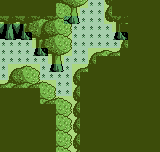

A 2D game scene composited from a Tiled map and its tileset images. What follows is a short description and the map's XML, with every tile layer's data as written:
An orthogonal 20x19 tile map with 8x8 px tiles, 2 tile layers (Tilemap, Priority), 2 hidden layers not drawn, 2 tilesets.

<map version="1.4" tiledversion="1.4.1" orientation="orthogonal" renderorder="right-down" width="20" height="19" tilewidth="8" tileheight="8" infinite="0" nextlayerid="9" nextobjectid="1">
 <tileset firstgid="1" source="Tiledata.tsx" />
 <tileset firstgid="385" source="System.tsx" />
 <layer id="5" name="Tilemap" width="20" height="19">
  <data encoding="csv">
0,0,0,0,0,0,0,168,169,149,150,240,240,170,0,0,0,0,0,0,
0,0,0,0,0,0,0,154,165,144,240,240,240,151,0,0,0,0,0,0,
148,147,148,147,171,174,171,172,167,140,240,240,240,145,146,147,0,0,0,0,
143,142,143,153,152,153,152,154,155,240,240,240,240,240,141,0,0,0,0,0,
139,138,139,164,148,147,171,172,173,240,240,240,240,240,137,164,0,0,0,0,
240,240,240,240,141,153,152,154,155,240,240,240,240,240,240,151,0,0,0,0,
240,240,240,240,137,164,148,149,150,240,240,156,157,158,157,0,0,0,0,0,
240,240,240,240,240,240,141,144,240,240,240,151,0,0,0,0,0,0,0,0,
240,156,157,159,160,240,137,140,240,156,157,0,0,0,0,0,0,0,0,0,
240,151,152,154,155,240,240,240,240,151,0,0,0,0,0,0,0,0,0,0,
157,174,171,175,176,159,160,240,240,170,0,0,0,0,0,0,0,0,0,0,
0,0,0,0,0,154,155,240,240,151,0,0,0,0,0,0,0,0,0,0,
0,0,0,0,0,175,176,159,160,170,0,0,0,0,0,0,0,0,0,0,
0,0,0,0,0,0,0,154,155,151,0,0,0,0,0,0,0,0,0,0,
0,0,0,0,0,0,0,172,173,170,0,0,0,0,0,0,0,0,0,0,
0,0,0,0,0,0,0,154,155,151,0,0,0,0,0,0,0,0,0,0,
0,0,0,0,0,0,0,172,173,170,0,0,0,0,0,0,0,0,0,0,
0,0,0,0,0,0,0,154,155,151,0,0,0,0,0,0,0,0,0,0,
0,0,0,0,0,0,0,172,173,170,0,0,0,0,0,0,0,0,0,0
</data>
 </layer>
 <layer id="6" name="Collision" width="20" height="19" visible="0" opacity="0.33">
  <data encoding="csv">
385,385,385,385,385,385,385,385,385,385,0,0,0,0,385,385,385,385,385,385,
385,385,385,385,385,385,385,385,385,385,0,0,0,0,385,385,385,385,385,385,
385,385,385,385,385,385,385,385,385,385,0,0,0,0,385,385,385,385,385,385,
385,385,385,385,385,385,385,385,0,0,0,0,0,0,385,385,385,385,385,385,
385,385,385,385,385,385,385,385,0,0,0,0,0,0,385,385,385,385,385,385,
0,0,0,0,385,385,385,385,0,0,0,0,0,0,0,0,385,385,385,385,
0,0,0,0,385,385,385,385,0,0,0,0,0,0,0,0,385,385,385,385,
0,0,0,0,0,0,385,385,0,0,0,0,0,0,0,0,385,385,385,385,
0,0,0,0,0,0,385,385,0,0,0,0,0,0,0,0,385,385,385,385,
0,0,0,0,0,0,0,0,0,0,0,0,385,385,385,385,385,385,385,385,
0,0,0,0,0,0,0,0,0,0,0,0,385,385,385,385,385,385,385,385,
0,0,385,385,0,0,0,0,0,0,385,385,385,385,385,385,385,385,385,385,
0,0,385,385,0,0,0,0,0,0,385,385,385,385,385,385,385,385,385,385,
385,385,385,385,385,385,0,0,0,0,385,385,385,385,385,385,385,385,385,385,
385,385,385,385,385,385,0,0,0,0,385,385,385,385,385,385,385,385,385,385,
385,385,385,385,385,385,385,385,0,0,385,385,385,385,385,385,385,385,385,385,
385,385,385,385,385,385,385,385,0,0,385,385,385,385,385,385,385,385,385,385,
385,385,385,385,385,385,385,385,0,0,385,385,385,385,385,385,385,385,385,385,
385,385,385,385,385,385,385,385,0,0,385,385,385,385,385,385,385,385,385,385
</data>
 </layer>
 <layer id="8" name="Priority" width="20" height="19" opacity="0.33">
  <data encoding="csv">
387,387,387,387,387,387,387,387,387,387,387,0,0,387,387,387,387,387,387,387,
387,387,387,387,387,387,387,387,387,387,0,0,0,387,387,387,387,387,387,387,
387,387,387,387,387,387,387,387,0,0,0,0,0,387,387,387,387,387,387,387,
0,0,0,387,387,387,387,387,387,0,0,0,0,0,387,387,387,387,387,387,
0,0,0,0,387,387,387,387,387,0,0,0,0,0,0,0,387,387,387,387,
0,0,0,0,387,387,387,387,387,0,0,0,0,0,0,387,387,387,387,387,
0,0,0,0,0,0,387,387,387,0,0,387,387,387,387,387,387,387,387,387,
0,0,0,0,0,0,387,387,0,0,0,387,387,387,387,387,387,387,387,387,
0,387,387,387,387,0,0,0,0,387,387,387,387,387,387,387,387,387,387,387,
0,387,387,387,387,0,0,0,0,387,387,387,387,387,387,387,387,387,387,387,
387,387,387,387,387,387,387,0,0,387,387,387,387,387,387,387,387,387,387,387,
387,387,387,387,387,387,387,0,0,387,387,387,387,387,387,387,387,387,387,387,
387,387,387,387,387,387,387,387,387,387,387,387,387,387,387,387,387,387,387,387,
387,387,387,387,387,387,387,387,387,387,387,387,387,387,387,387,387,387,387,387,
387,387,387,387,387,387,387,387,387,387,387,387,387,387,387,387,387,387,387,387,
387,387,387,387,387,387,387,387,387,387,387,387,387,387,387,387,387,387,387,387,
387,387,387,387,387,387,387,387,387,387,387,387,387,387,387,387,387,387,387,387,
387,387,387,387,387,387,387,387,387,387,387,387,387,387,387,387,387,387,387,387,
387,387,387,387,387,387,387,387,387,387,387,387,387,387,387,387,387,387,387,387
</data>
 </layer>
 <layer id="7" name="Visibility" width="20" height="19" visible="0" opacity="0.33">
  <data encoding="csv">
389,389,389,389,389,389,389,389,389,0,0,0,0,0,389,389,389,389,389,389,
389,389,389,389,389,389,389,389,389,0,0,0,0,0,389,389,389,389,389,389,
389,389,389,389,389,389,389,389,0,0,0,0,0,0,0,0,389,389,389,389,
389,389,389,389,389,389,389,389,0,0,0,0,0,0,0,0,389,389,389,389,
0,0,0,0,0,389,389,389,0,0,0,0,0,0,0,0,389,389,389,389,
0,0,0,0,0,389,389,389,0,0,0,0,0,0,0,0,389,389,389,389,
0,0,0,0,0,0,0,0,0,0,0,0,0,0,0,0,389,389,389,389,
0,0,0,0,0,0,0,0,0,0,0,0,389,389,389,389,389,389,389,389,
0,0,0,0,0,0,0,0,0,0,0,0,389,389,389,389,389,389,389,389,
0,0,389,389,0,0,0,0,0,0,389,389,389,389,389,389,389,389,389,389,
0,0,389,389,0,0,0,0,0,0,389,389,389,389,389,389,389,389,389,389,
389,389,389,389,389,389,0,0,0,0,389,389,389,389,389,389,389,389,389,389,
389,389,389,389,389,389,0,0,0,0,389,389,389,389,389,389,389,389,389,389,
389,389,389,389,389,389,389,389,389,389,389,389,389,389,389,389,389,389,389,389,
389,389,389,389,389,389,389,389,389,389,389,389,389,389,389,389,389,389,389,389,
389,389,389,389,389,389,389,389,389,389,389,389,389,389,389,389,389,389,389,389,
389,389,389,389,389,389,389,389,389,389,389,389,389,389,389,389,389,389,389,389,
389,389,389,389,389,389,389,389,389,389,389,389,389,389,389,389,389,389,389,389,
389,389,389,389,389,389,389,389,389,389,389,389,389,389,389,389,389,389,389,389
</data>
 </layer>
</map>